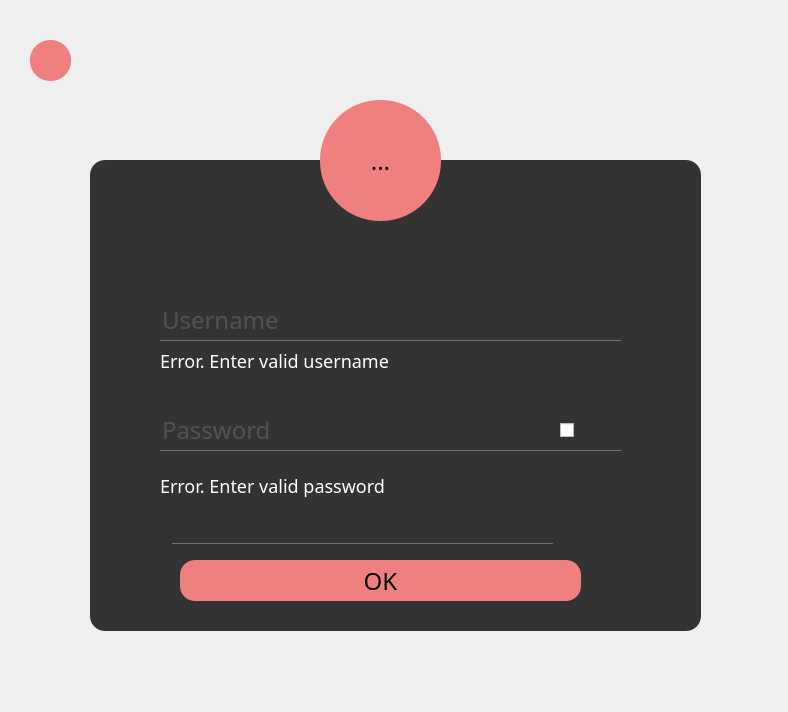
<?xml version="1.0" encoding="UTF-8"?>
<ui version="4.0">
 <class>LoginRegister</class>
 <widget class="QWidget" name="LoginRegister">
  <property name="geometry">
   <rect>
    <x>0</x>
    <y>0</y>
    <width>788</width>
    <height>712</height>
   </rect>
  </property>
  <property name="windowTitle">
   <string>Dialog</string>
  </property>
  <property name="styleSheet">
   <string notr="true">*{
font-family:century gothic;
font-size:24px;
}
QFrame
{
background:#333		;
border-radius:15px;
}
QPushButton
{
background:#F08080	;;
border-radius:15px;
}
QToolButton
{
background:#F08080	;;
border-radius:60px;
}
QLabel
{
color:white;
font-size:18px;
}

QPushButton:hover
{
color:#333;
border-radius:15px;
background:#ffffff	;
}
QLineEdit
{
background:transparent;
border:none;
color:#717072;
border-bottom:1px solid #717072;
}
QPushButton#back
{
border-radius:20px;
}</string>
  </property>
  <widget class="QToolButton" name="toolButton">
   <property name="geometry">
    <rect>
     <x>320</x>
     <y>100</y>
     <width>121</width>
     <height>121</height>
    </rect>
   </property>
   <property name="text">
    <string>...</string>
   </property>
   <property name="icon">
    <iconset resource="resource.qrc">
     <normaloff>:/usericon.png</normaloff>:/usericon.png</iconset>
   </property>
   <property name="iconSize">
    <size>
     <width>64</width>
     <height>64</height>
    </size>
   </property>
  </widget>
  <widget class="QFrame" name="frame">
   <property name="geometry">
    <rect>
     <x>90</x>
     <y>160</y>
     <width>611</width>
     <height>471</height>
    </rect>
   </property>
   <property name="frameShape">
    <enum>QFrame::StyledPanel</enum>
   </property>
   <property name="frameShadow">
    <enum>QFrame::Raised</enum>
   </property>
   <widget class="QPushButton" name="AcceptUser">
    <property name="geometry">
     <rect>
      <x>90</x>
      <y>400</y>
      <width>401</width>
      <height>41</height>
     </rect>
    </property>
    <property name="text">
     <string>OK</string>
    </property>
   </widget>
   <widget class="QLineEdit" name="lineEditUsername">
    <property name="geometry">
     <rect>
      <x>70</x>
      <y>140</y>
      <width>461</width>
      <height>41</height>
     </rect>
    </property>
    <property name="text">
     <string/>
    </property>
    <property name="placeholderText">
     <string>Username</string>
    </property>
   </widget>
   <widget class="QLineEdit" name="lineEditPassword">
    <property name="geometry">
     <rect>
      <x>70</x>
      <y>250</y>
      <width>461</width>
      <height>41</height>
     </rect>
    </property>
    <property name="echoMode">
     <enum>QLineEdit::Password</enum>
    </property>
    <property name="placeholderText">
     <string>Password</string>
    </property>
   </widget>
   <widget class="QLabel" name="labelErrorUsername">
    <property name="geometry">
     <rect>
      <x>70</x>
      <y>190</y>
      <width>461</width>
      <height>21</height>
     </rect>
    </property>
    <property name="text">
     <string>Error. Enter valid username</string>
    </property>
   </widget>
   <widget class="QLabel" name="labelErrorPassword">
    <property name="geometry">
     <rect>
      <x>70</x>
      <y>310</y>
      <width>461</width>
      <height>31</height>
     </rect>
    </property>
    <property name="font">
     <font>
      <family>century gothic</family>
      <pointsize>-1</pointsize>
     </font>
    </property>
    <property name="text">
     <string>Error. Enter valid password</string>
    </property>
   </widget>
   <widget class="QCheckBox" name="showPassword">
    <property name="geometry">
     <rect>
      <x>470</x>
      <y>260</y>
      <width>61</width>
      <height>21</height>
     </rect>
    </property>
    <property name="text">
     <string/>
    </property>
    <property name="icon">
     <iconset resource="resource.qrc">
      <normaloff>:/eye.png</normaloff>:/eye.png</iconset>
    </property>
   </widget>
   <widget class="QLineEdit" name="lineEditMessage">
    <property name="geometry">
     <rect>
      <x>82</x>
      <y>360</y>
      <width>381</width>
      <height>24</height>
     </rect>
    </property>
   </widget>
  </widget>
  <widget class="QPushButton" name="back">
   <property name="geometry">
    <rect>
     <x>30</x>
     <y>40</y>
     <width>41</width>
     <height>41</height>
    </rect>
   </property>
   <property name="text">
    <string/>
   </property>
   <property name="icon">
    <iconset resource="resource.qrc">
     <normaloff>:/back.png</normaloff>:/back.png</iconset>
   </property>
  </widget>
  <zorder>back</zorder>
  <zorder>frame</zorder>
  <zorder>toolButton</zorder>
 </widget>
 <resources>
  <include location="resource.qrc"/>
 </resources>
 <connections/>
</ui>
